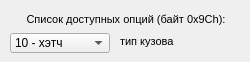
   <widget class="QWidget" name="b09C">
    <attribute name="title">
     <string>Байт 9Ch</string>
    </attribute>
    <widget class="QLabel" name="label_61">
     <property name="geometry">
      <rect>
       <x>11</x>
       <y>11</y>
       <width>230</width>
       <height>16</height>
      </rect>
     </property>
     <property name="font">
      <font>
       <pointsize>8</pointsize>
      </font>
     </property>
     <property name="text">
      <string>Список доступных опций (байт 0x9Ch):</string>
     </property>
     <property name="alignment">
      <set>Qt::AlignCenter</set>
     </property>
    </widget>
    <widget class="QLabel" name="label_59">
     <property name="geometry">
      <rect>
       <x>120</x>
       <y>33</y>
       <width>63</width>
       <height>16</height>
      </rect>
     </property>
     <property name="font">
      <font>
       <pointsize>8</pointsize>
      </font>
     </property>
     <property name="text">
      <string>тип кузова</string>
     </property>
    </widget>
    <widget class="QComboBox" name="bodytype">
     <property name="geometry">
      <rect>
       <x>10</x>
       <y>33</y>
       <width>100</width>
       <height>20</height>
      </rect>
     </property>
     <property name="editable">
      <bool>false</bool>
     </property>
     <item>
      <property name="text">
       <string>10 - хэтч</string>
      </property>
     </item>
     <item>
      <property name="text">
       <string>20 - седан</string>
      </property>
     </item>
     <item>
      <property name="text">
       <string>30 - универсал</string>
      </property>
     </item>
     <item>
      <property name="text">
       <string>40 - прочее (седан)</string>
      </property>
     </item>
    </widget>
   </widget>
